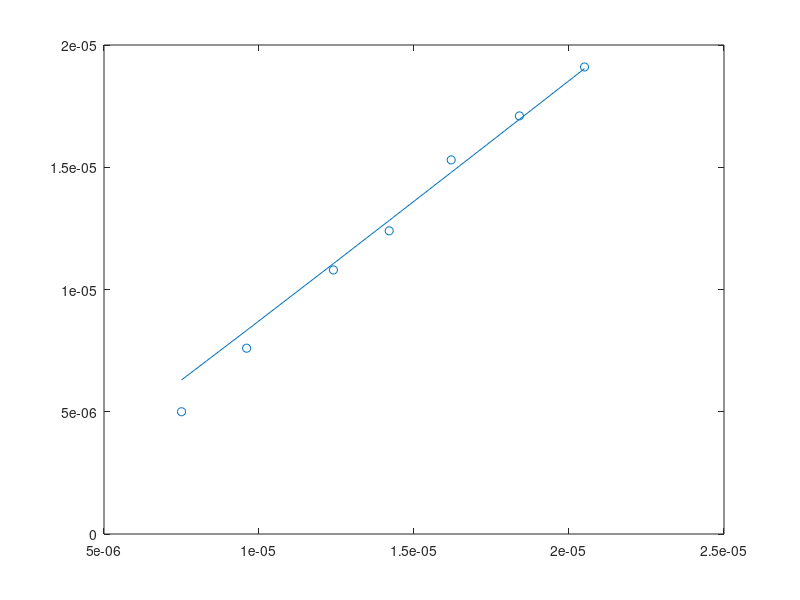
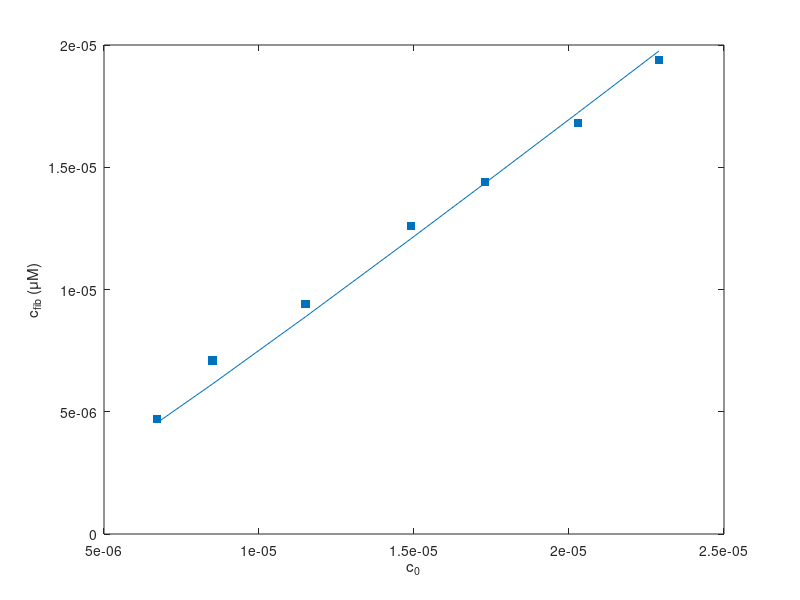

MATLAB code to generate these figures, in order: (Note: this script raises an error after producing the figures.)
%fibril % vs initial mass
close all
a=10^4;
b=2*10^-2;
c_0=[7.5;9.6;12.4;14.2;16.2;18.4;20.5].*10^-6;
data=[5;7.6;10.8;12.4;15.3;17.1;19.1].*10^-6;
N=30;

L=length(c_0);
cfib=zeros(L,1);
cr=zeros(N,1);
aob=a/b;

c1=zeros(1,L);
for i=1:L
    c1(i)=2*c_0(i)/(1+2*aob*c_0(i)+(1+4*aob*c_0(i))^0.5);
    cfib(i)=c_0(i)-c1(i);
    for j=2:2
        cfib(i)=cfib(i)-((c1(i)*aob)^(j-1))*c1(i)^2;
    end
   
        
end

plot(c_0,cfib); % plots for fig 5 in wegner actin paper
hold on
scatter(c_0,data);
hold off
% two very small conc data points may not have reached equilibrium

a=10^4;
b=5*10^-2;
c_0=[6.7;8.5;11.5;14.9;17.3;20.3;22.9].*10^-6;
data=[4.7;7.1;9.4;12.6;14.4;16.8;19.4].*10^-6;
N=30;

L=length(c_0);
cfib=zeros(L,1);
cr=zeros(N,1);
aob=a/b;

c1=zeros(1,L);
for i=1:L
    c1(i)=2*c_0(i)/(1+2*aob*c_0(i)+(1+4*aob*c_0(i))^0.5);
    cfib(i)=c_0(i)-c1(i);
    for j=2:2
        cfib(i)=cfib(i)-((c1(i)*aob)^(j-1))*c1(i)^j;
    end
   
        
end
figure
plot(c_0,cfib); % plots for fig 5 in wegner actin paper
hold on
scatter(c_0,data, 's', 'filled');
xlab=xlabel('c_0');
ylab=ylabel('c_{fib} (\muM)');

set( gca                       , ...
    'FontName'   , 'Helvetica' );
set([tit, xlab, ylab], ...
    'FontName'   , 'AvantGarde');
set([gca]             , ...
    'FontSize'   , 8           );
set([xlab, ylab]  , ...
    'FontSize'   , 10          );
set( tit                    , ...
    'FontSize'   , 12          , ...
    'FontWeight' , 'bold'      );


hold off
